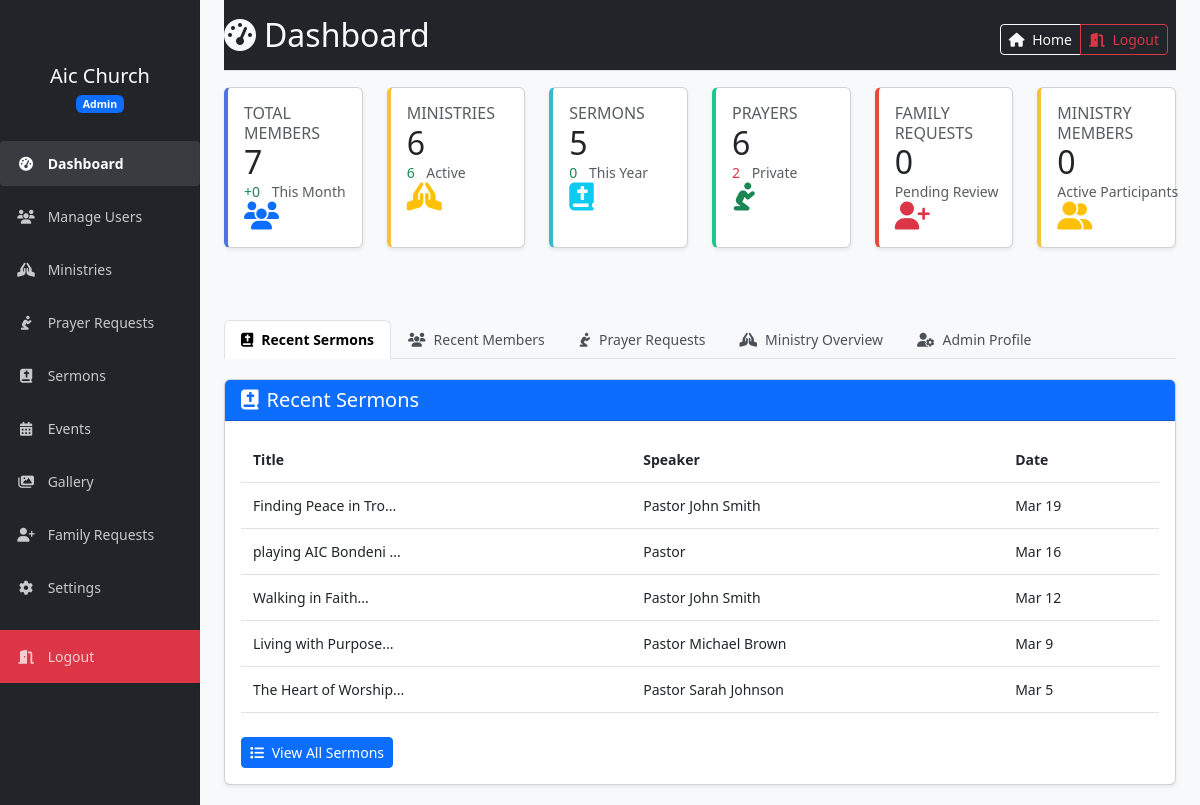
Screenshot of /well-known/admin/index.php (signed in) with the database file from the repository.
### tables this page shows
CREATE TABLE `sermons` (
  `id` int(11) NOT NULL,
  `title` varchar(255) NOT NULL,
  `description` text DEFAULT NULL,
  `video_url` varchar(255) DEFAULT NULL,
  `speaker` varchar(100) DEFAULT NULL,
  `date` date DEFAULT NULL,
  `youtube_url` varchar(255) DEFAULT NULL,
  `created_at` timestamp NOT NULL DEFAULT current_timestamp(),
  `scripture_reference` varchar(255) DEFAULT NULL,
  `series` varchar(255) DEFAULT NULL,
  `updated_at` timestamp NOT NULL DEFAULT current_timestamp() ON UPDATE current_timestamp()
);

### well-known/admin/index.php (the view, shortened to what the rows shown need)
<?php
require_once '../includes/auth.php';
$stats = [
    'members' => [
        'total' => 0,
        'active' => 0,
        'new_this_month' => 0
    ],
    'prayers' => [
        'total' => 0,
        'private' => 0,
        'pending' => 0
    ],
    'sermons' => [
        'total' => 0,
        'this_year' => 0,
        'with_video' => 0
    ],
    'ministries' => [
        'total' => 0,
        'active' => 0,
        'members' => 0
    ],
    'requests' => [
        'pending' => 0,
        'approved' => 0,
        'rejected' => 0
    ]
];
$query = "SELECT
            COUNT(*) as total,
            SUM(CASE WHEN created_at > DATE_SUB(NOW(), INTERVAL 1 MONTH) THEN 1 ELSE 0 END) as new_this_month
          FROM users
          WHERE role != 'admin'";
$result = $conn->query($query);
if ($result && $row = $result->fetch_assoc()) {
    $stats['members']['total'] = $row['total'];
    $stats['members']['new_this_month'] = $row['new_this_month'];
}
$query = "SELECT
            COUNT(*) as total,
            SUM(is_private) as private,
            SUM(CASE WHEN created_at > DATE_SUB(NOW(), INTERVAL 7 DAY) THEN 1 ELSE 0 END) as recent
          FROM prayer_requests";
$result = $conn->query($query);
if ($result && $row = $result->fetch_assoc()) {
    $stats['prayers']['total'] = $row['total'];
    $stats['prayers']['private'] = $row['private'];
    $stats['prayers']['pending'] = $row['recent'];
}
$query = "SELECT
            COUNT(*) as total,
            SUM(CASE WHEN YEAR(date) = YEAR(CURDATE()) THEN 1 ELSE 0 END) as this_year,
            SUM(CASE WHEN youtube_url IS NOT NULL OR video_url IS NOT NULL THEN 1 ELSE 0 END) as with_video
          FROM sermons";
$result = $conn->query($query);
if ($result && $row = $result->fetch_assoc()) {
    $stats['sermons']['total'] = $row['total'];
    $stats['sermons']['this_year'] = $row['this_year'];
    $stats['sermons']['with_video'] = $row['with_video'];
}
$query = "SELECT
            COUNT(*) as total,
            SUM(is_active) as active
          FROM ministries";
$result = $conn->query($query);
if ($result && $row = $result->fetch_assoc()) {
    $stats['ministries']['total'] = $row['total'];
    $stats['ministries']['active'] = $row['active'];
}
$query = "SELECT COUNT(*) as members FROM ministry_members";
$result = $conn->query($query);
if ($result && $row = $result->fetch_assoc()) {
    $stats['ministries']['members'] = $row['members'];
}
$query = "SELECT
            status, COUNT(*) as count
          FROM family_join_requests
          GROUP BY status";
$result = $conn->query($query);
while ($result && $row = $result->fetch_assoc()) {
    $stats['requests'][$row['status']] = $row['count'];
}
$activities = [
    'members' => [],
    'prayers' => [],
    'sermons' => [],
    'ministries' => []
];
$query = "SELECT username, email, created_at
          FROM users
          WHERE role != 'admin'
          ORDER BY created_at DESC
          LIMIT 5";
$result = $conn->query($query);
while ($result && $row = $result->fetch_assoc()) {
    $activities['members'][] = $row;
}
$query = "SELECT pr.request_text, u.username, pr.created_at, pr.is_private
          FROM prayer_requests pr
          JOIN users u ON pr.user_id = u.id
          ORDER BY pr.created_at DESC
          LIMIT 5";
$result = $conn->query($query);
while ($result && $row = $result->fetch_assoc()) {
    $activities['prayers'][] = $row;
}
$query = "SELECT title, speaker, date
          FROM sermons
          ORDER BY date DESC
          LIMIT 5";
$result = $conn->query($query);
while ($result && $row = $result->fetch_assoc()) {
    $activities['sermons'][] = $row;
}
$query = "SELECT m.name, m.leader, COUNT(mm.user_id) as members
          FROM ministries m
          LEFT JOIN ministry_members mm ON m.id = mm.ministry_id
          GROUP BY m.id
          ORDER BY m.created_at DESC
          LIMIT 5";
$result = $conn->query($query);
while ($result && $row = $result->fetch_assoc()) {
    $activities['ministries'][] = $row;
}
?>
<!DOCTYPE html>
<html lang="en">
<head>
    <link href="https://cdn.jsdelivr.net/npm/bootstrap@5.3.0/dist/css/bootstrap.min.css" rel="stylesheet">
    <link rel="stylesheet" href="https://cdnjs.cloudflare.com/ajax/libs/font-awesome/6.4.0/css/all.min.css">
    <link rel="stylesheet" href="../assets/css/admin.css">
</head>
<body>
    <div class="container-fluid">
        <div class="row">
            <main class="col-md-9 ms-sm-auto col-lg-10 px-md-4 py-0">
                <div class="d-flex justify-content-between flex-wrap flex-md-nowrap align-items-center pt-3 pb-2 mb-3 bg-dark border-bottom">
                <h1 class="h2 text-light"><i class="fas fa-tachometer-alt me-2"></i>Dashboard</h1>
                </div>
                <div class="row mb-5">
                    <div class="col-xl-2 col-md-2 col-6 mb-4">
                        <div class="card stat-card members h-100">
                            <div class="card-body">
                                <div class="row align-items-center">
                                    <div class="col">
                                        <h2 class="mb-0"><?php echo $stats['members']['total']; ?></h2>
                                    </div>
                                </div>
                            </div>
                        </div>
                    </div>
                    <div class="col-xl-2 col-md-2 col-6 mb-4">
                        <div class="card stat-card ministries h-100">
                            <div class="card-body">
                                <div class="row align-items-center">
                                    <div class="col">
                                        <h2 class="mb-0"><?php echo $stats['ministries']['total']; ?></h2>
                                    </div>
                                </div>
                            </div>
                        </div>
                    </div>
                    <div class="col-xl-2 col-md-2 col-6 mb-4">
                        <div class="card stat-card sermons h-100">
                            <div class="card-body">
                                <div class="row align-items-center">
                                    <div class="col">
                                        <h2 class="mb-0"><?php echo $stats['sermons']['total']; ?></h2>
                                    </div>
                                </div>
                            </div>
                        </div>
                    </div>
                    <div class="col-xl-2 col-md-2 col-6 mb-4">
                        <div class="card stat-card prayers h-100">
                            <div class="card-body">
                                <div class="row align-items-center">
                                    <div class="col">
                                        <h2 class="mb-0"><?php echo $stats['prayers']['total']; ?></h2>
                                    </div>
                                </div>
                            </div>
                        </div>
                    </div>
                    <div class="col-xl-2 col-md-2 col-6 mb-4">
                        <div class="card stat-card requests h-100">
                            <div class="card-body">
                                <div class="row align-items-center">
                                    <div class="col">
                                        <h2 class="mb-0"><?php echo $stats['requests']['pending']; ?></h2>
                                    </div>
                                </div>
                            </div>
                        </div>
                    </div>
                    <div class="col-xl-2 col-md-2 col-6 mb-4">
                        <div class="card stat-card ministries h-100">
                            <div class="card-body">
                                <div class="row align-items-center">
                                    <div class="col">
                                        <h2 class="mb-0"><?php echo $stats['ministries']['members']; ?></h2>
                                    </div>
                                </div>
                            </div>
                        </div>
                    </div>
                </div>
                <div class="tab-content" id="dashboardTabsContent">
                    <div class="tab-pane fade show active" id="sermons" role="tabpanel">
                        <div class="card">
                            <div class="card-body">
                                <?php if (empty($activities['sermons'])): ?>
                                    <div class="alert alert-info mb-0">No recent sermons found.</div>
                                <?php else: ?>
                                    <div class="table-responsive">
                                        <table class="table table-sm">
                                            <thead>
                                                <tr>
                                                    <th>Title</th>
                                                    <th>Speaker</th>
                                                    <th>Date</th>
                                                </tr>
                                            </thead>
                                            <tbody>
                                                <?php foreach ($activities['sermons'] as $sermon): ?>
                                                    <tr>
                                                        <td><?php echo htmlspecialchars(substr($sermon['title'], 0, 20)); ?>...</td>
                                                        <td><?php echo htmlspecialchars($sermon['speaker']); ?></td>
                                                        <td><?php echo date('M j', strtotime($sermon['date'])); ?></td>
                                                    </tr>
                                                <?php endforeach; ?>
                                            </tbody>
                                        </table>
                                    </div>
                                <?php endif; ?>
                            </div>
                        </div>
                    </div>
                </div>
            </main>
        </div>
    </div>
</body>
</html>

### rows the page displays
sermons: title "Finding Peace in Tro", speaker "Pastor John Smith", date "Mar 19"
sermons: title "playing AIC Bondeni", speaker "Pastor", date "Mar 16"
sermons: title "Walking in Faith", speaker "Pastor John Smith", date "Mar 12"
sermons: title "Living with Purpose", speaker "Pastor Michael Brown", date "Mar 9"
sermons: title "The Heart of Worship", speaker "Pastor Sarah Johnson", date "Mar 5"

### other values shown
$safe_username "Aic Church"
$safe_role "Admin"
$stats['members']['total'] "7"
$stats['members']['new_this_month'] "0"
$stats['ministries']['total'] "6"
$stats['ministries']['active'] "6"
$stats['sermons']['total'] "5"
$stats['sermons']['this_year'] "0"
$stats['prayers']['total'] "6"
$stats['prayers']['private'] "2"
$stats['requests']['pending'] "0"
$stats['ministries']['members'] "0"
